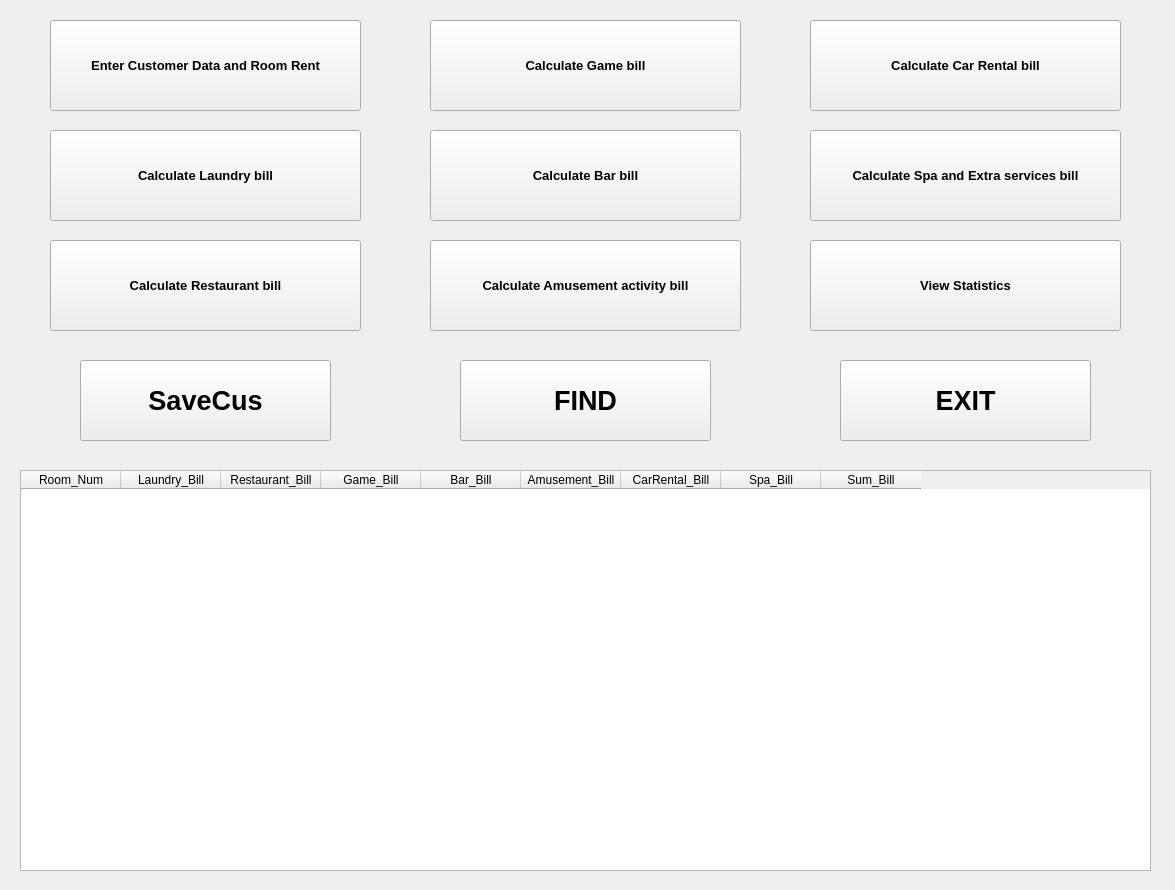
<?xml version="1.0" encoding="UTF-8"?>
<ui version="4.0">
 <class>MainWindow</class>
 <widget class="QMainWindow" name="MainWindow">
  <property name="geometry">
   <rect>
    <x>0</x>
    <y>0</y>
    <width>1175</width>
    <height>890</height>
   </rect>
  </property>
  <property name="minimumSize">
   <size>
    <width>1175</width>
    <height>890</height>
   </size>
  </property>
  <property name="maximumSize">
   <size>
    <width>1175</width>
    <height>890</height>
   </size>
  </property>
  <property name="windowTitle">
   <string>MainWindow</string>
  </property>
  <widget class="QWidget" name="centralwidget">
   <widget class="QPushButton" name="btn_AddCus">
    <property name="geometry">
     <rect>
      <x>50</x>
      <y>20</y>
      <width>311</width>
      <height>91</height>
     </rect>
    </property>
    <property name="font">
     <font>
      <family>Arial</family>
      <pointsize>10</pointsize>
      <weight>75</weight>
      <bold>true</bold>
     </font>
    </property>
    <property name="text">
     <string>Enter Customer Data and Room Rent</string>
    </property>
   </widget>
   <widget class="QPushButton" name="btn_Laundry">
    <property name="geometry">
     <rect>
      <x>50</x>
      <y>130</y>
      <width>311</width>
      <height>91</height>
     </rect>
    </property>
    <property name="font">
     <font>
      <family>Arial</family>
      <pointsize>10</pointsize>
      <weight>75</weight>
      <bold>true</bold>
     </font>
    </property>
    <property name="text">
     <string>Calculate Laundry bill</string>
    </property>
   </widget>
   <widget class="QPushButton" name="btn_Restaurant">
    <property name="geometry">
     <rect>
      <x>50</x>
      <y>240</y>
      <width>311</width>
      <height>91</height>
     </rect>
    </property>
    <property name="font">
     <font>
      <family>Arial</family>
      <pointsize>10</pointsize>
      <weight>75</weight>
      <bold>true</bold>
     </font>
    </property>
    <property name="text">
     <string>Calculate Restaurant bill</string>
    </property>
   </widget>
   <widget class="QPushButton" name="btn_Game">
    <property name="geometry">
     <rect>
      <x>430</x>
      <y>20</y>
      <width>311</width>
      <height>91</height>
     </rect>
    </property>
    <property name="font">
     <font>
      <family>Arial</family>
      <pointsize>10</pointsize>
      <weight>75</weight>
      <bold>true</bold>
     </font>
    </property>
    <property name="text">
     <string>Calculate Game bill</string>
    </property>
   </widget>
   <widget class="QPushButton" name="btn_Bar">
    <property name="geometry">
     <rect>
      <x>430</x>
      <y>130</y>
      <width>311</width>
      <height>91</height>
     </rect>
    </property>
    <property name="font">
     <font>
      <family>Arial</family>
      <pointsize>10</pointsize>
      <weight>75</weight>
      <bold>true</bold>
     </font>
    </property>
    <property name="text">
     <string>Calculate Bar bill</string>
    </property>
   </widget>
   <widget class="QPushButton" name="btn_Find">
    <property name="geometry">
     <rect>
      <x>460</x>
      <y>360</y>
      <width>251</width>
      <height>81</height>
     </rect>
    </property>
    <property name="font">
     <font>
      <family>Arial</family>
      <pointsize>20</pointsize>
      <weight>75</weight>
      <bold>true</bold>
     </font>
    </property>
    <property name="text">
     <string>FIND</string>
    </property>
   </widget>
   <widget class="QPushButton" name="btn_CarRental">
    <property name="geometry">
     <rect>
      <x>810</x>
      <y>20</y>
      <width>311</width>
      <height>91</height>
     </rect>
    </property>
    <property name="font">
     <font>
      <family>Arial</family>
      <pointsize>10</pointsize>
      <weight>75</weight>
      <bold>true</bold>
     </font>
    </property>
    <property name="text">
     <string>Calculate Car Rental bill</string>
    </property>
   </widget>
   <widget class="QPushButton" name="btn_Spa">
    <property name="geometry">
     <rect>
      <x>810</x>
      <y>130</y>
      <width>311</width>
      <height>91</height>
     </rect>
    </property>
    <property name="font">
     <font>
      <family>Arial</family>
      <pointsize>10</pointsize>
      <weight>75</weight>
      <bold>true</bold>
     </font>
    </property>
    <property name="text">
     <string>Calculate Spa and Extra services bill</string>
    </property>
   </widget>
   <widget class="QPushButton" name="btn_Save">
    <property name="geometry">
     <rect>
      <x>80</x>
      <y>360</y>
      <width>251</width>
      <height>81</height>
     </rect>
    </property>
    <property name="font">
     <font>
      <family>Arial</family>
      <pointsize>20</pointsize>
      <weight>75</weight>
      <bold>true</bold>
     </font>
    </property>
    <property name="text">
     <string>SaveCus</string>
    </property>
   </widget>
   <widget class="QPushButton" name="btn_Amusement">
    <property name="geometry">
     <rect>
      <x>430</x>
      <y>240</y>
      <width>311</width>
      <height>91</height>
     </rect>
    </property>
    <property name="font">
     <font>
      <family>Arial</family>
      <pointsize>10</pointsize>
      <weight>75</weight>
      <bold>true</bold>
     </font>
    </property>
    <property name="text">
     <string>Calculate Amusement activity bill</string>
    </property>
   </widget>
   <widget class="QPushButton" name="btn_Exit">
    <property name="geometry">
     <rect>
      <x>840</x>
      <y>360</y>
      <width>251</width>
      <height>81</height>
     </rect>
    </property>
    <property name="font">
     <font>
      <family>Arial</family>
      <pointsize>20</pointsize>
      <weight>75</weight>
      <bold>true</bold>
     </font>
    </property>
    <property name="text">
     <string>EXIT</string>
    </property>
   </widget>
   <widget class="QTableWidget" name="tableWidget">
    <property name="geometry">
     <rect>
      <x>20</x>
      <y>470</y>
      <width>1131</width>
      <height>401</height>
     </rect>
    </property>
    <property name="font">
     <font>
      <family>Arial</family>
      <weight>50</weight>
      <italic>false</italic>
      <bold>false</bold>
     </font>
    </property>
    <column>
     <property name="text">
      <string>Room_Num</string>
     </property>
    </column>
    <column>
     <property name="text">
      <string>Laundry_Bill</string>
     </property>
    </column>
    <column>
     <property name="text">
      <string>Restaurant_Bill</string>
     </property>
    </column>
    <column>
     <property name="text">
      <string>Game_Bill</string>
     </property>
    </column>
    <column>
     <property name="text">
      <string>Bar_Bill</string>
     </property>
    </column>
    <column>
     <property name="text">
      <string>Amusement_Bill</string>
     </property>
    </column>
    <column>
     <property name="text">
      <string>CarRental_Bill</string>
     </property>
    </column>
    <column>
     <property name="text">
      <string>Spa_Bill</string>
     </property>
    </column>
    <column>
     <property name="text">
      <string>Sum_Bill</string>
     </property>
    </column>
   </widget>
   <widget class="QPushButton" name="pushButton">
    <property name="geometry">
     <rect>
      <x>810</x>
      <y>240</y>
      <width>311</width>
      <height>91</height>
     </rect>
    </property>
    <property name="font">
     <font>
      <family>Arial</family>
      <pointsize>10</pointsize>
      <weight>75</weight>
      <bold>true</bold>
     </font>
    </property>
    <property name="text">
     <string>View Statistics</string>
    </property>
   </widget>
  </widget>
 </widget>
 <resources/>
 <connections/>
</ui>
